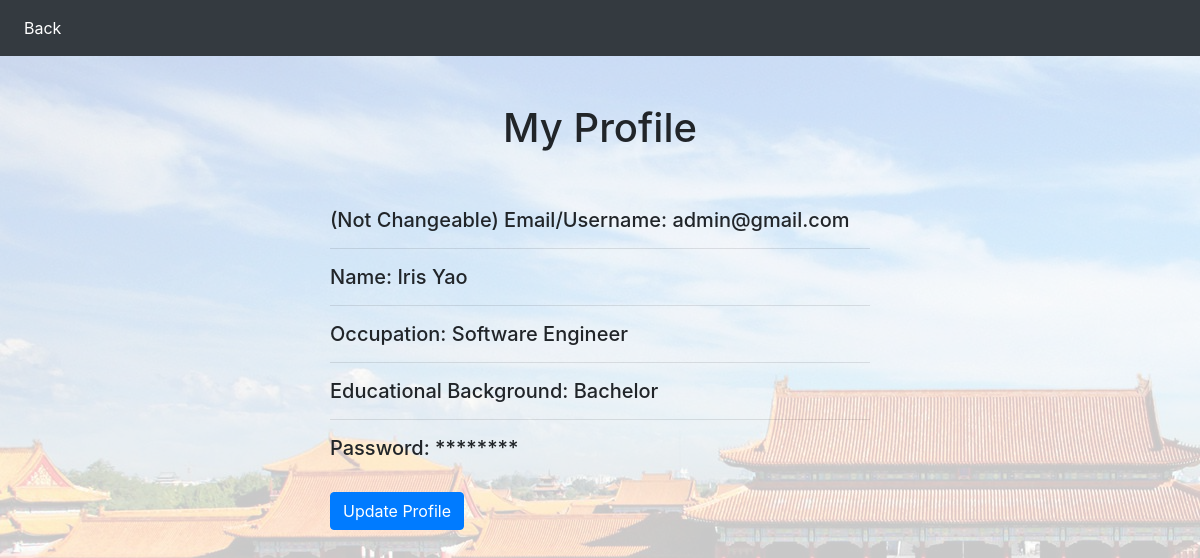
Screenshot of /profile (signed in) with the database file from the repository.
### app.py (models this page shows, shortened)
class Users(db.Model):
    id = db.Column(db.Integer, primary_key=True)
    username = db.Column(db.String(80), unique=True)
    nickname = db.Column(db.String(80))
    occupation = db.Column(db.String(80))
    educational_background = db.Column(db.String(80))
    password = db.Column(db.String(80))

### app.py (the view)
@app.route("/profile", methods=["GET"])
def query_profile():
    id = session["userid"]
    if request.method == "GET":
        user = Users.query.filter_by(id=id).first_or_404()
        return rt("profile.html", user=user)

### myapp/templates/profile.html (shortened to what this page needs)
<!DOCTYPE html>
<html lang="en">
  <head>
    <link rel="stylesheet" href="https://cdn.jsdelivr.net/npm/bootstrap@4.6.2/dist/css/bootstrap.min.css">
  </head>
  <body class="bg_rgba">
    <nav class="navbar navbar-expand-lg navbar-dark bg-dark">
      <div class="collapse navbar-collapse" id="navbarSupportedContent">
        <ul class="navbar-nav mr-auto">
          <li class="nav-item active">
            <a class="nav-link" href="/home/1">Back <span class="sr-only">(current)</span></a>
          </li>
        </ul>
      </div>
    </nav>
    <br/><br/>
    <div class="container">
      <div class="row justify-content-center">
        <div class="col-md-6">
          <h1 class="text-center">My Profile</h1>
          <br/><br/>
          <div>
            <h5>(Not Changeable) Email/Username: {{user.username}}</h5>
            <hr/>
            <h5>Name: {{user.nickname}}</h5>
            <hr/>
            <h5>Occupation: {{user.occupation}}</h5>
            <hr/>
            <h5>Educational Background: {{user.educational_background}}</h5>
            <hr/>
            <h5>Password: ******** </h5>
            <br/>
            <button type="button" class="btn btn-primary" onclick="location.href='/profile/update/{{user.id}}'" id="{{user.id}}">Update Profile</button>
          </div>
        </div>
      </div>
    </div>
  </body>
</html>

### myapp/templates/profile.html (style rules this page uses)
.bg_rgba { background-image: url(/static/images/bg.png); background-color: rgba(255, 255, 255, 0.786); background-blend-mode: overlay; }

### rows the page displays
Users: username "admin@gmail.com", nickname "Iris Yao", occupation "Software Engineer", educational_background "Bachelor"
